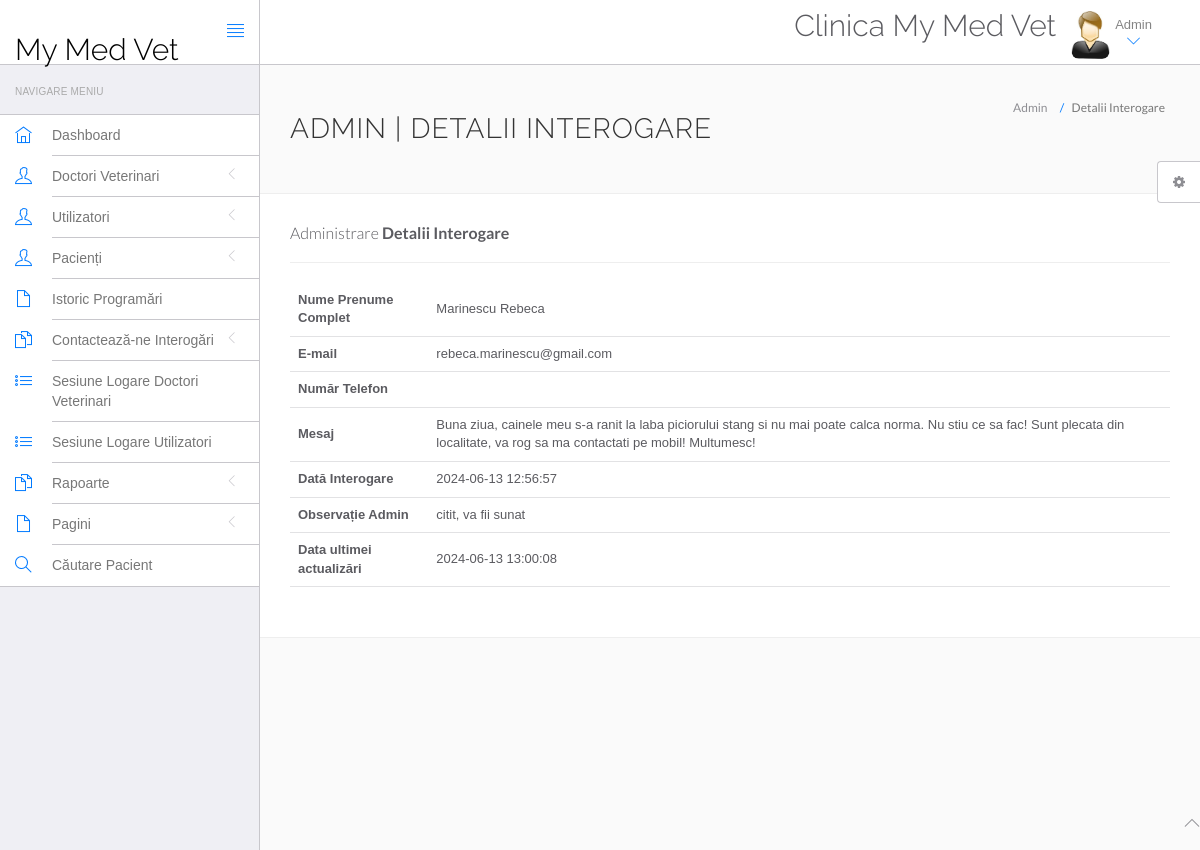
The app's page /mymedvet/admin/query-details.php?id=3 (signed in) with its own data.
### tables this page shows
CREATE TABLE `tblcontactus` (
  `id` int(11) NOT NULL,
  `fullname` varchar(255) DEFAULT NULL,
  `email` varchar(255) DEFAULT NULL,
  `phoneNumber` bigint(12) DEFAULT NULL,
  `message` mediumtext DEFAULT NULL,
  `PostingDate` timestamp NULL DEFAULT current_timestamp(),
  `AdminRemark` mediumtext DEFAULT NULL,
  `LastupdateDate` timestamp NULL DEFAULT NULL ON UPDATE current_timestamp(),
  `IsRead` int(11) DEFAULT NULL
);

### mymedvet/admin/query-details.php (the view, shortened to what this page needs)
<?php
include('include/config.php');
if(strlen($_SESSION['id']==0)) {
 header('location:logout.php');
  } else{
?>
<!DOCTYPE html>
<html lang="en">
	<head>
		<link rel="stylesheet" href="vendor/bootstrap/css/bootstrap.min.css">
		<link rel="stylesheet" href="vendor/fontawesome/css/font-awesome.min.css">
		<link rel="stylesheet" href="vendor/themify-icons/themify-icons.min.css">
		<link href="vendor/animate.css/animate.min.css" rel="stylesheet" media="screen">
		<link href="vendor/perfect-scrollbar/perfect-scrollbar.min.css" rel="stylesheet" media="screen">
		<link href="vendor/switchery/switchery.min.css" rel="stylesheet" media="screen">
		<link href="vendor/bootstrap-touchspin/jquery.bootstrap-touchspin.min.css" rel="stylesheet" media="screen">
		<link href="vendor/select2/select2.min.css" rel="stylesheet" media="screen">
		<link href="vendor/bootstrap-datepicker/bootstrap-datepicker3.standalone.min.css" rel="stylesheet" media="screen">
		<link href="vendor/bootstrap-timepicker/bootstrap-timepicker.min.css" rel="stylesheet" media="screen">
		<link rel="stylesheet" href="customstyle/css/styles.css">
		<link rel="stylesheet" href="customstyle/css/plugins.css">
		<link rel="stylesheet" href="customstyle/css/themes/theme-1.css" id="skin_color" />
	</head>
	<body>
		<div id="app">
<?php include('include/sidebar.php');?>
			<div class="app-content">
						<?php include('include/header.php');?>
				<div class="main-content" >
					<div class="wrap-content container" id="container">
						<section id="page-title">
							<div class="row">
								<div class="col-sm-8">
									<h1 class="mainTitle">Admin | Detalii Interogare</h1>
																	</div>
								<ol class="breadcrumb">
									<li>
										<span>Admin</span>
									</li>
									<li class="active">
										<span>Detalii Interogare</span>
									</li>
								</ol>
							</div>
						</section>
						<div class="container-fluid container-fullw bg-white">
									<div class="row">
								<div class="col-md-12">
									<h5 class="over-title margin-bottom-15">Administrare <span class="text-bold">Detalii Interogare</span></h5>
												<hr />
									<table class="table table-hover" id="sample-table-1">
										<tbody>
<?php
$qid=intval($_GET['id']);
$sql=mysqli_query($con,"select * from tblcontactus where id='$qid'");
while($row=mysqli_fetch_array($sql))
{
?>
											<tr>
												<th>Nume Prenume Complet</th>
												<td><?php echo $row['fullname'];?></td>
											</tr>
											<tr>
												<th>E-mail</th>
												<td><?php echo $row['email'];?></td>
											</tr>
											<tr>
												<th>Număr Telefon</th>
												<td><?php echo $row['contactno'];?></td>
											</tr>
											<tr>
												<th>Mesaj</th>
												<td><?php echo $row['message'];?></td>
												</tr>
																						<tr>
												<th>Dată Interogare</th>
												<td><?php echo $row['PostingDate'];?></td>
												</tr>
<?php if($row['AdminRemark']==""){?>
<form name="query" method="post">
	<tr>
												<th>Observație Admin</th>
												<td><textarea name="adminremark" class="form-control" required="true"></textarea></td>
												</tr>
												<tr>
													<td>&nbsp;</td>
													<td>
														<button type="submit" class="btn btn-primary pull-left" name="update">
		Actualizează <i class="fa fa-arrow-circle-right"></i>
								</button>
													</td>
												</tr>
</form>
													<?php } else {?>
	<tr>
												<th>Observație Admin</th>
												<td><?php echo $row['AdminRemark'];?></td>
												</tr>
<tr>
												<th>Data ultimei actualizări</th>
												<td><?php echo $row['LastupdateDate'];?></td>
												</tr>
											<?php
											 }} ?>
										</tbody>
									</table>
								</div>
							</div>
								</div>
							</div>
						</div>
					</div>
				</div>
	<?php include('include/footer.php');?>
	<?php include('include/setting.php');?>
	</body>
</html>
<?php } ?>

### mymedvet/admin/customstyle/css/themes/theme-1.css (style rules this page uses)
body { background: #FAFAFA; }

### records on screen
tblcontactus: fullname "Marinescu Rebeca", email "rebeca.marinescu@gmail.com", message "Buna ziua, cainele meu s-a ranit la laba piciorului stang si nu mai poate calca norma. Nu stiu ce sa fac! Sunt plecata din localitate, va rog sa ma contactati pe mobil! Multumesc!", PostingDate "2024-06-13 12:56:57", AdminRemark "citit, va fii sunat", LastupdateDate "2024-06-13 13:00:08"
